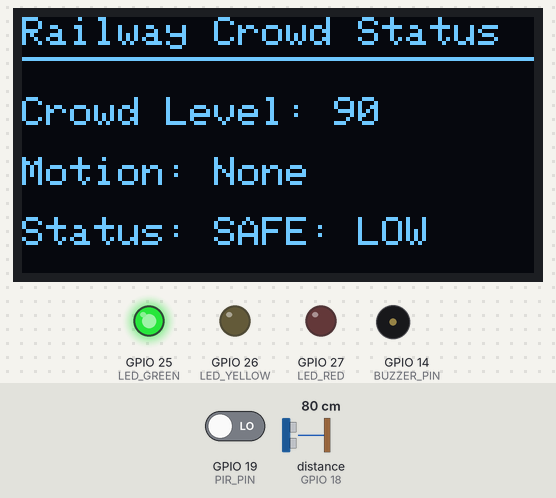
A sketch run on a simulated ESP32. Parts: 128×64 one-colour display, output pins drawn as LEDs (lit = HIGH), buzzer (waves = sounding, pin HIGH). Wiring (inferred from the names in the program): ultrasonic range finder: trigger GPIO 5; echo GPIO 18. The inputs (shaded band) are chosen by the test bench; at power-on: distance to the obstacle (sensor on GPIO 18) 80 cm, GPIO 19 (PIR_PIN) LOW. The echo pulse lasts 58.3 µs per cm; pins used as bus, display or sensor lines are not drawn; what the sketch prints to the serial monitor is not drawn.

Above: at 3.2 s.
3.3 s: distance to the obstacle (sensor on GPIO 18) set to 55 cm
4.8 s: distance to the obstacle (sensor on GPIO 18) set to 46 cm
At 5.9 s:
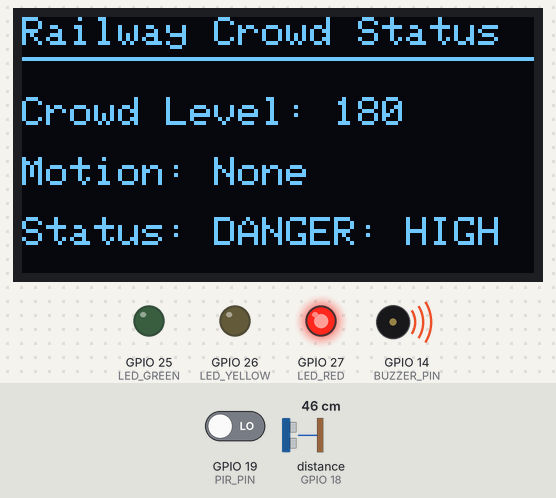
6.7 s: GPIO 19 (PIR_PIN) driven HIGH
At 7.8 s:
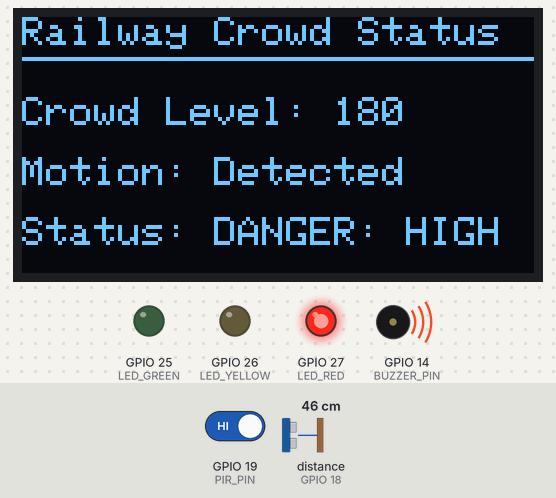
8.3 s: distance to the obstacle (sensor on GPIO 18) set to 60 cm
At 9.6 s:
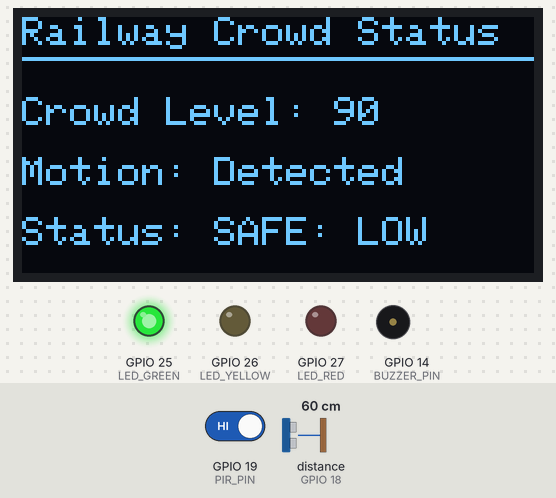
9.9 s: distance to the obstacle (sensor on GPIO 18) set to 2 cm
At 10.5 s:
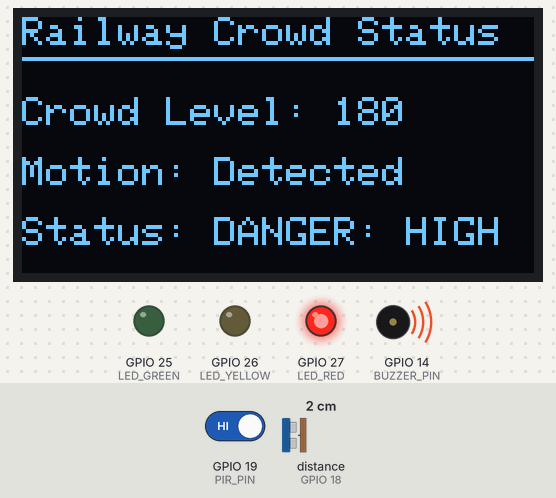
11.5 s: distance to the obstacle (sensor on GPIO 18) set to 120 cm
At 12.4 s:
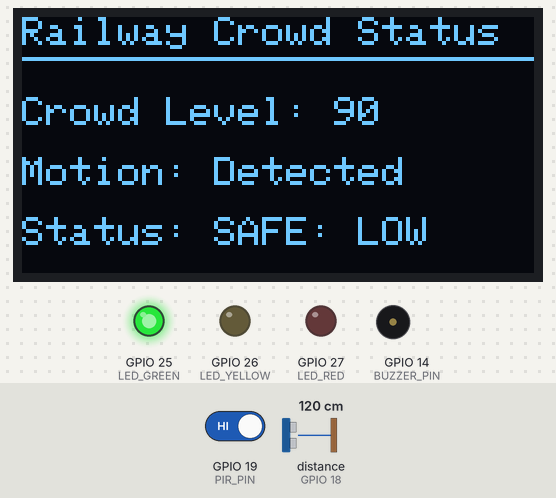
Timing chart, 0 to 14.1 s (numbered marks = the images above; inputs shaded):
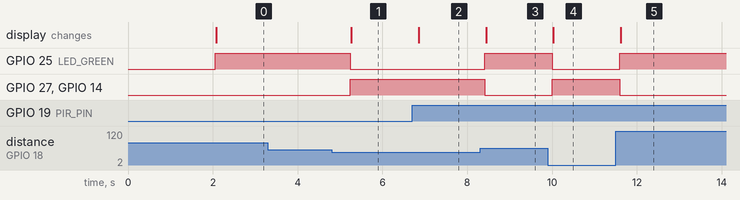

The sketch:

esp32_project.ino
```cpp
#include <Wire.h>
#include <Adafruit_GFX.h>
#include <Adafruit_SSD1306.h>

#define SCREEN_WIDTH 128
#define SCREEN_HEIGHT 64
#define OLED_RESET -1
Adafruit_SSD1306 display(SCREEN_WIDTH, SCREEN_HEIGHT, &Wire, OLED_RESET);

// Pin Definitions for ESP32
#define TRIG_PIN 5
#define ECHO_PIN 18
#define PIR_PIN 19
#define LED_GREEN 25
#define LED_YELLOW 26
#define LED_RED 27
#define BUZZER_PIN 14

// Thresholds for Crowd Density (Simulated based on proximity)
#define DISTANCE_MAX 200 // Maximum distance to consider for crowd tracking
#define CROWD_LOW 50
#define CROWD_MED 100
#define CROWD_HIGH 150

int simulatedCrowdCount = 0;
bool motionDetected = false;

void setup() {
  Serial.begin(115200);

  // Initialize Sensor Pins
  pinMode(TRIG_PIN, OUTPUT);
  pinMode(ECHO_PIN, INPUT);
  pinMode(PIR_PIN, INPUT);

  // Initialize Actuator Pins
  pinMode(LED_GREEN, OUTPUT);
  pinMode(LED_YELLOW, OUTPUT);
  pinMode(LED_RED, OUTPUT);
  pinMode(BUZZER_PIN, OUTPUT);

  // Initialize OLED Display
  if(!display.begin(SSD1306_SWITCHCAPVCC, 0x3C)) {
    Serial.println(F("SSD1306 allocation failed"));
    for(;;);
  }
  display.clearDisplay();
  display.setTextSize(1);
  display.setTextColor(SSD1306_WHITE);
  display.setCursor(0, 10);
  display.println("Smart Railway System");
  display.println("Initializing...");
  display.display();
  delay(2000);
}

void loop() {
  // Read PIR sensor for motion
  motionDetected = digitalRead(PIR_PIN) == HIGH;

  // Read Ultrasonic distance to simulate crowd density
  long duration;
  float distance;

  digitalWrite(TRIG_PIN, LOW);
  delayMicroseconds(2);
  digitalWrite(TRIG_PIN, HIGH);
  delayMicroseconds(10);
  digitalWrite(TRIG_PIN, LOW);

  duration = pulseIn(ECHO_PIN, HIGH, 30000); // 30ms timeout
  if (duration == 0) {
    distance = DISTANCE_MAX; // No object detected within range
  } else {
    distance = (duration * 0.0343) / 2;
  }

  // Crowd simulation logic based on ultrasonic distance
  // In a real scenario, this could be counting people passing or CV.
  // Here we use proximity to simulate crowd density factor.
  if (distance < 50) {
    simulatedCrowdCount = 180; // High crowd density
  } else if (distance < 150) {
    simulatedCrowdCount = 90;  // Medium crowd density
  } else {
    simulatedCrowdCount = 30;  // Low crowd density
  }

  // Output Analytics to Serial Monitor
  Serial.print("Motion: ");
  Serial.print(motionDetected ? "YES" : "NO");
  Serial.print(" | Distance: ");
  Serial.print(distance);
  Serial.print(" cm | Estimated Crowd: ");
  Serial.println(simulatedCrowdCount);

  // Reset Indication Status
  digitalWrite(LED_GREEN, LOW);
  digitalWrite(LED_YELLOW, LOW);
  digitalWrite(LED_RED, LOW);
  digitalWrite(BUZZER_PIN, LOW);

  String statusStr = "";

  // Evaluate Safety Thresholds
  if (simulatedCrowdCount >= CROWD_HIGH) {
    digitalWrite(LED_RED, HIGH);
    digitalWrite(BUZZER_PIN, HIGH); // Alert for overcrowding
    statusStr = "DANGER: HIGH";
  } else if (simulatedCrowdCount >= CROWD_MED) {
    digitalWrite(LED_YELLOW, HIGH);
    statusStr = "WARNING: MEDIUM";
  } else {
    digitalWrite(LED_GREEN, HIGH);
    statusStr = "SAFE: LOW";
  }

  // Update OLED Display with Live Status
  display.clearDisplay();

  display.setTextSize(1);
  display.setCursor(0, 0);
  display.println("Railway Crowd Status");

  display.drawLine(0, 10, 128, 10, SSD1306_WHITE);

  display.setCursor(0, 20);
  display.print("Crowd Level: ");
  display.println(simulatedCrowdCount);

  display.setCursor(0, 35);
  display.print("Motion: ");
  display.println(motionDetected ? "Detected" : "None");

  display.setCursor(0, 50);
  display.print("Status: ");
  display.println(statusStr);

  display.display();

  delay(500); // Delay for loop stability and readability
}
```

Measured:
- the behaviour switches between 51 and 50 cm on distance to the obstacle (sensor on GPIO 18) (found by bisection; images 0 and 1)
- after the input at 4.8 s, GPIO 25 (LED_GREEN): HIGH → LOW after 0.44 s; GPIO 27 (LED_RED), GPIO 14 (BUZZER_PIN): LOW → HIGH after 0.44 s; the display: changes after 0.47 s (image 1)
- after the input at 6.7 s, the display: changes after 0.15 s (image 2)
- after the input at 8.3 s, GPIO 25 (LED_GREEN): LOW → HIGH after 0.12 s; GPIO 27 (LED_RED), GPIO 14 (BUZZER_PIN): HIGH → LOW after 0.12 s; the display: changes after 0.14 s (image 3)
- after the input at 9.9 s, GPIO 25 (LED_GREEN): HIGH → LOW after 0.10 s; GPIO 27 (LED_RED), GPIO 14 (BUZZER_PIN): LOW → HIGH after 0.10 s; the display: changes after 0.13 s (image 4)
- after the input at 11.5 s, GPIO 25 (LED_GREEN): LOW → HIGH after 0.09 s; GPIO 27 (LED_RED), GPIO 14 (BUZZER_PIN): HIGH → LOW after 0.09 s; the display: changes after 0.12 s (image 5)
